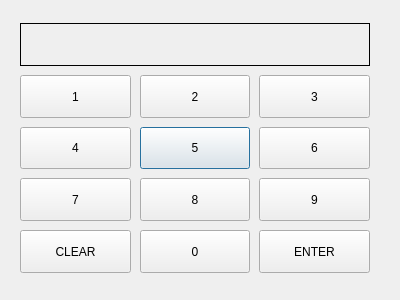
<?xml version="1.0" encoding="UTF-8"?>
<ui version="4.0">
 <class>Numpad</class>
 <widget class="QDialog" name="Numpad">
  <property name="geometry">
   <rect>
    <x>0</x>
    <y>0</y>
    <width>400</width>
    <height>300</height>
   </rect>
  </property>
  <property name="windowTitle">
   <string>Dialog</string>
  </property>
  <widget class="QPushButton" name="btn5">
   <property name="geometry">
    <rect>
     <x>140</x>
     <y>127</y>
     <width>110</width>
     <height>42</height>
    </rect>
   </property>
   <property name="sizePolicy">
    <sizepolicy hsizetype="Minimum" vsizetype="Preferred">
     <horstretch>0</horstretch>
     <verstretch>0</verstretch>
    </sizepolicy>
   </property>
   <property name="text">
    <string>5</string>
   </property>
  </widget>
  <widget class="QPushButton" name="btn6">
   <property name="geometry">
    <rect>
     <x>259</x>
     <y>127</y>
     <width>111</width>
     <height>42</height>
    </rect>
   </property>
   <property name="sizePolicy">
    <sizepolicy hsizetype="Minimum" vsizetype="Preferred">
     <horstretch>0</horstretch>
     <verstretch>0</verstretch>
    </sizepolicy>
   </property>
   <property name="text">
    <string>6</string>
   </property>
  </widget>
  <widget class="QPushButton" name="btn9">
   <property name="geometry">
    <rect>
     <x>259</x>
     <y>178</y>
     <width>111</width>
     <height>43</height>
    </rect>
   </property>
   <property name="sizePolicy">
    <sizepolicy hsizetype="Minimum" vsizetype="Preferred">
     <horstretch>0</horstretch>
     <verstretch>0</verstretch>
    </sizepolicy>
   </property>
   <property name="text">
    <string>9</string>
   </property>
  </widget>
  <widget class="QLabel" name="value">
   <property name="geometry">
    <rect>
     <x>20</x>
     <y>23</y>
     <width>350</width>
     <height>43</height>
    </rect>
   </property>
   <property name="sizePolicy">
    <sizepolicy hsizetype="Preferred" vsizetype="Preferred">
     <horstretch>0</horstretch>
     <verstretch>0</verstretch>
    </sizepolicy>
   </property>
   <property name="styleSheet">
    <string notr="true">border:1px solid black;</string>
   </property>
   <property name="text">
    <string/>
   </property>
  </widget>
  <widget class="QPushButton" name="btn3">
   <property name="geometry">
    <rect>
     <x>259</x>
     <y>75</y>
     <width>111</width>
     <height>43</height>
    </rect>
   </property>
   <property name="sizePolicy">
    <sizepolicy hsizetype="Minimum" vsizetype="Preferred">
     <horstretch>0</horstretch>
     <verstretch>0</verstretch>
    </sizepolicy>
   </property>
   <property name="text">
    <string>3</string>
   </property>
  </widget>
  <widget class="QPushButton" name="btn0">
   <property name="geometry">
    <rect>
     <x>140</x>
     <y>230</y>
     <width>110</width>
     <height>43</height>
    </rect>
   </property>
   <property name="sizePolicy">
    <sizepolicy hsizetype="Minimum" vsizetype="Preferred">
     <horstretch>0</horstretch>
     <verstretch>0</verstretch>
    </sizepolicy>
   </property>
   <property name="text">
    <string>0</string>
   </property>
  </widget>
  <widget class="QPushButton" name="clear">
   <property name="geometry">
    <rect>
     <x>20</x>
     <y>230</y>
     <width>111</width>
     <height>43</height>
    </rect>
   </property>
   <property name="sizePolicy">
    <sizepolicy hsizetype="Minimum" vsizetype="Preferred">
     <horstretch>0</horstretch>
     <verstretch>0</verstretch>
    </sizepolicy>
   </property>
   <property name="text">
    <string>CLEAR</string>
   </property>
  </widget>
  <widget class="QPushButton" name="enter">
   <property name="geometry">
    <rect>
     <x>259</x>
     <y>230</y>
     <width>111</width>
     <height>43</height>
    </rect>
   </property>
   <property name="sizePolicy">
    <sizepolicy hsizetype="Minimum" vsizetype="Preferred">
     <horstretch>0</horstretch>
     <verstretch>0</verstretch>
    </sizepolicy>
   </property>
   <property name="text">
    <string>ENTER</string>
   </property>
  </widget>
  <widget class="QPushButton" name="btn7">
   <property name="geometry">
    <rect>
     <x>20</x>
     <y>178</y>
     <width>111</width>
     <height>43</height>
    </rect>
   </property>
   <property name="sizePolicy">
    <sizepolicy hsizetype="Minimum" vsizetype="Preferred">
     <horstretch>0</horstretch>
     <verstretch>0</verstretch>
    </sizepolicy>
   </property>
   <property name="text">
    <string>7</string>
   </property>
  </widget>
  <widget class="QPushButton" name="btn1">
   <property name="geometry">
    <rect>
     <x>20</x>
     <y>75</y>
     <width>111</width>
     <height>43</height>
    </rect>
   </property>
   <property name="sizePolicy">
    <sizepolicy hsizetype="Minimum" vsizetype="Preferred">
     <horstretch>0</horstretch>
     <verstretch>0</verstretch>
    </sizepolicy>
   </property>
   <property name="text">
    <string>1</string>
   </property>
  </widget>
  <widget class="QPushButton" name="btn4">
   <property name="geometry">
    <rect>
     <x>20</x>
     <y>127</y>
     <width>111</width>
     <height>42</height>
    </rect>
   </property>
   <property name="sizePolicy">
    <sizepolicy hsizetype="Minimum" vsizetype="Preferred">
     <horstretch>0</horstretch>
     <verstretch>0</verstretch>
    </sizepolicy>
   </property>
   <property name="text">
    <string>4</string>
   </property>
  </widget>
  <widget class="QPushButton" name="btn8">
   <property name="geometry">
    <rect>
     <x>140</x>
     <y>178</y>
     <width>110</width>
     <height>43</height>
    </rect>
   </property>
   <property name="sizePolicy">
    <sizepolicy hsizetype="Minimum" vsizetype="Preferred">
     <horstretch>0</horstretch>
     <verstretch>0</verstretch>
    </sizepolicy>
   </property>
   <property name="text">
    <string>8</string>
   </property>
  </widget>
  <widget class="QPushButton" name="btn2">
   <property name="geometry">
    <rect>
     <x>140</x>
     <y>75</y>
     <width>110</width>
     <height>43</height>
    </rect>
   </property>
   <property name="sizePolicy">
    <sizepolicy hsizetype="Minimum" vsizetype="Preferred">
     <horstretch>0</horstretch>
     <verstretch>0</verstretch>
    </sizepolicy>
   </property>
   <property name="text">
    <string>2</string>
   </property>
  </widget>
 </widget>
 <resources/>
 <connections/>
</ui>
